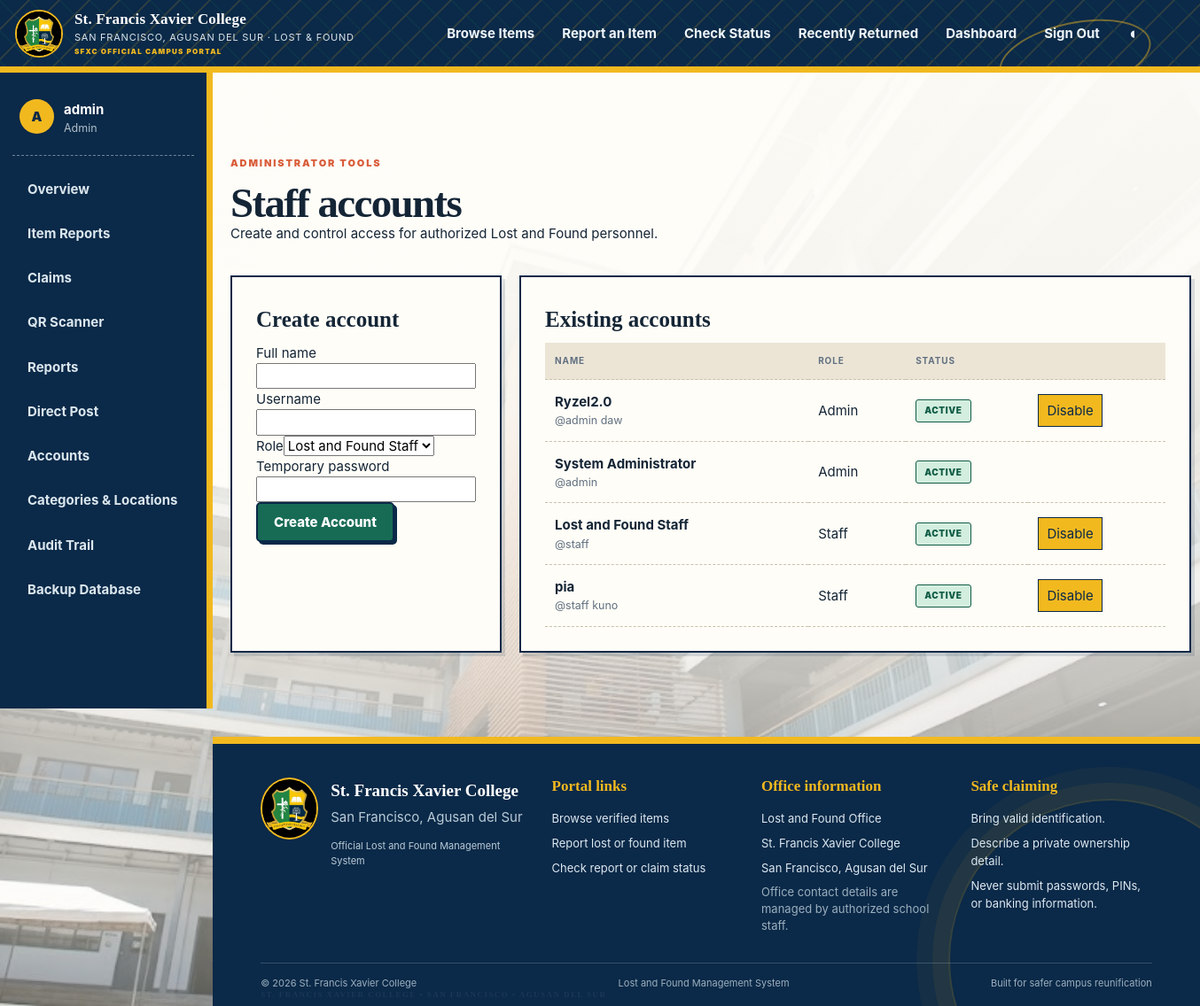
Screenshot of /manage/users (signed in) with the database file from the repository.
### tables this page shows
CREATE TABLE users(
 id INTEGER PRIMARY KEY, username TEXT UNIQUE NOT NULL, password_hash TEXT NOT NULL,
 full_name TEXT NOT NULL, role TEXT NOT NULL CHECK(role IN ('admin','staff')),
 active INTEGER NOT NULL DEFAULT 1, must_change_password INTEGER NOT NULL DEFAULT 1,
 last_login TEXT, created_at TEXT NOT NULL);

### app.py (the view, shortened to what this page needs)
    @app.route("/manage/users", methods=["GET", "POST"])
    @admin_required
    def manage_users():
        db = get_db()
        users = db.execute("SELECT id,username,full_name,role,active,last_login,created_at FROM users ORDER BY role,full_name").fetchall()
        return render_template("manage_users.html", users=users)

### app.py (called while the page is built)
def get_db():
    if "db" not in g:
        g.db = sqlite3.connect(current_app.config["DATABASE"], uri=current_app.config.get("DATABASE_URI", False))
        g.db.row_factory = sqlite3.Row
        g.db.execute("PRAGMA foreign_keys=ON")
        g.db.execute("PRAGMA busy_timeout=5000")
    return g.db

def get_csrf_token():
    if "csrf_token" not in session:
        session["csrf_token"] = secrets.token_urlsafe(32)
    return session["csrf_token"]

def admin_required(view):
    @wraps(view)
    def wrapped(*args, **kwargs):
        if not session.get("user_id"): return redirect(url_for("login"))
        if session.get("role") != "admin": abort(403)
        if session.get("must_change_password"): return redirect(url_for("change_password"))
        return view(*args, **kwargs)
    return wrapped

### templates/manage_users.html
{% extends 'base.html' %}{% block title %}Accounts{% endblock %}{% block content %}<section class="dashboard-head"><div><span class="eyebrow">Administrator tools</span><h1>Staff accounts</h1><p>Create and control access for authorized Lost and Found personnel.</p></div></section><div class="admin-grid"><form class="panel" method="post"><input type="hidden" name="csrf_token" value="{{ csrf_token() }}"><h2>Create account</h2><label>Full name<input name="full_name" required></label><label>Username<input name="username" required minlength="3"></label><label>Role<select name="role"><option value="staff">Lost and Found Staff</option><option value="admin">Administrator</option></select></label><label>Temporary password<input type="password" name="password" required minlength="10"></label><button class="button primary">Create Account</button></form><section class="panel"><h2>Existing accounts</h2><div class="table-wrap"><table><thead><tr><th>Name</th><th>Role</th><th>Status</th><th></th></tr></thead><tbody>{% for user in users %}<tr><td><strong>{{ user.full_name }}</strong><small>@{{ user.username }}</small></td><td>{{ user.role|title }}</td><td><span class="status {{ 'published' if user.active else 'rejected' }}">{{ 'Active' if user.active else 'Disabled' }}</span></td><td>{% if user.id != session.user_id %}<form method="post" action="{{ url_for('toggle_user', user_id=user.id) }}"><input type="hidden" name="csrf_token" value="{{ csrf_token() }}"><button class="mini-button">{{ 'Disable' if user.active else 'Enable' }}</button></form>{% endif %}</td></tr>{% endfor %}</tbody></table></div></section></div>{% endblock %}

### rows the page displays
users: full_name "Ryzel2.0", username "admin daw", role "Admin", active "ACTIVE", active "Disable"
users: full_name "System Administrator", username "admin", role "Admin", active "ACTIVE"
users: full_name "Lost and Found Staff", username "staff", role "Staff", active "ACTIVE", active "Disable"
users: full_name "pia", username "staff kuno", role "Staff", active "ACTIVE", active "Disable"

### other values shown
{{ school_name }} "St. Francis Xavier College"
{{ school_location }} "SAN FRANCISCO, AGUSAN DEL SUR"
{{ session.username[0]|upper }} "A"
{{ session.username }} "admin"
{{ session.role|title }} "Admin"
{{ school_location }} "San Francisco, Agusan del Sur"
{{ current_year }} "2026"
